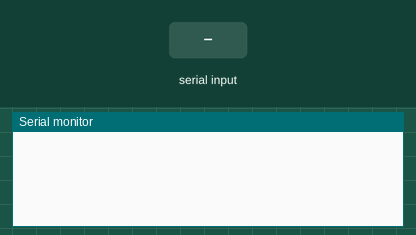
A sketch run on a simulated Arduino Uno, built with avr-gcc and run on an emulated ATmega328P. Shown: the last lines printed to the serial monitor. The test bench sets the inputs (shaded band).

Above: at 1.2 s.
1.3 s: "90,45\n" received over Serial
At 2.1 s:
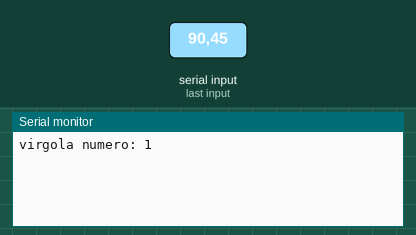
2.8 s: "X90\n" received over Serial
At 3.2 s:
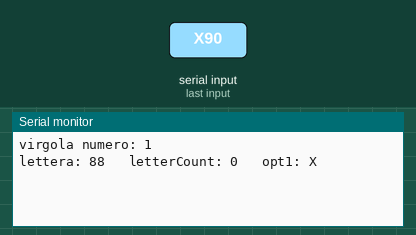
4.3 s: "X,45\n" received over Serial
At 4.8 s:
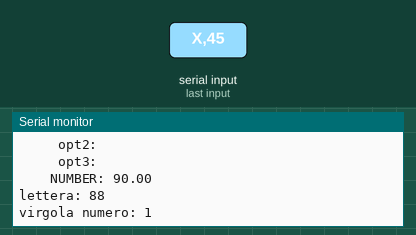
5.8 s: byte 44 (44) received over Serial
At 6.6 s:
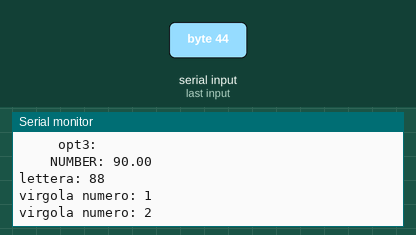

Measured:
- after the input at 1.3 s, the serial monitor: prints a new line at once (image 1)
- after the input at 2.8 s, the serial monitor: prints a new line at once (image 2)
- after the input at 4.3 s, the serial monitor: prints a new line at once (image 3)
- after the input at 5.8 s, the serial monitor: prints a new line at once (image 4)

The sketch:

CmplxPidValues.ino
```cpp
     byte byteRead;
     double num1, num2;
     double complNum,answer,counter;
     int numOfDec,optCount=0,letterCount=0;
     boolean mySwitch=false;
     boolean cmplx = false;
     char opt1[3];
     char opt2[3];
     char opt3[2];

     void setup()
     {
       /* Turn the Serial Protocol ON and
       initialise num1 and num2 variables.*/
       Serial.begin(9600);
       num1=0;
       num2=0;
       complNum=0;
       counter=1;
       numOfDec=0;
     }

     void loop()
     {
       /*  check if data has been sent from the computer: */
       while (Serial.available())
       {
         /* read the most recent byte */
         byteRead = Serial.read();

         if (byteRead == 'X')
         {
           if (!cmplx)
           {
             // begin of the string
             cmplx =true;
           }
           else
           {
             // end of the string - reset values
             cmplx=false;
             optCount=0;
             /* Create the double from num1 and num2 */
             complNum=num1+(num2/(counter));
             /* Reset the variables for the next round */
             Serial.println();
             Serial.print("     opt1: ");
             Serial.print(opt1);
             Serial.println();
             Serial.print("     opt2: ");
             Serial.print(opt2);
             Serial.println();
             Serial.print("     opt3: ");
             Serial.print(opt3);
             Serial.println();
             Serial.print("    NUMBER: ");
             Serial.print(complNum);
             opt1[0] = (char)0;
             opt2[0] = (char)0;
             opt3[0] = (char)0;
             num1=0;
             num2=0;
             complNum=0;
             counter=1;
             mySwitch=false;
             numOfDec=0;
           }
         }
         if (byteRead==44)
         {
           // Comma
           optCount++;
           Serial.println();
           Serial.print("virgola numero: ");
           Serial.println(optCount);
           letterCount = 0;
         }

         if ((byteRead>=65 && byteRead<=90) || (byteRead>=97 && byteRead<=122))
         {
           Serial.println();
           Serial.print("lettera: ");
           Serial.print(byteRead);
           Serial.print("   ");
           if (cmplx)
           {
            // Listen for a capital letter or normal
            if (optCount==1 && letterCount<=3)
            {
             opt1[letterCount] = byteRead;
             Serial.print("letterCount: ");
             Serial.print(letterCount);
             Serial.print("   opt1: ");
             Serial.print(opt1);
            }
            else if (optCount==2 && letterCount<=3)
            {
             opt2[letterCount] = byteRead;
             Serial.print("letterCount: ");
             Serial.print(letterCount);
             Serial.print("   opt2: ");
             Serial.print(opt2);
            }
            else if (optCount==3 && letterCount<=2)
            {
             opt3[letterCount] = byteRead;
             Serial.print("letterCount: ");
             Serial.print(letterCount);
             Serial.print("   opt3: ");
             Serial.print(opt3);
            }
            letterCount++;
           }
         }
         //listen for numbers between 0-9
         if(byteRead>47 && byteRead<58)
         {
            //number found
            if (cmplx)
            {
              /* If mySwitch is true, then populate the num1 variable
              otherwise populate the num2 variable*/
              if(!mySwitch)
              {
                num1=(num1*10)+(byteRead-48);
              }
              else
              {
                num2=(num2*10)+(byteRead-48);
                /* These counters are important */
                counter=counter*10;
                numOfDec++;
              }
            }
         }

        if (byteRead==46)
        {
            mySwitch=true;
        }
     }
   }
```
